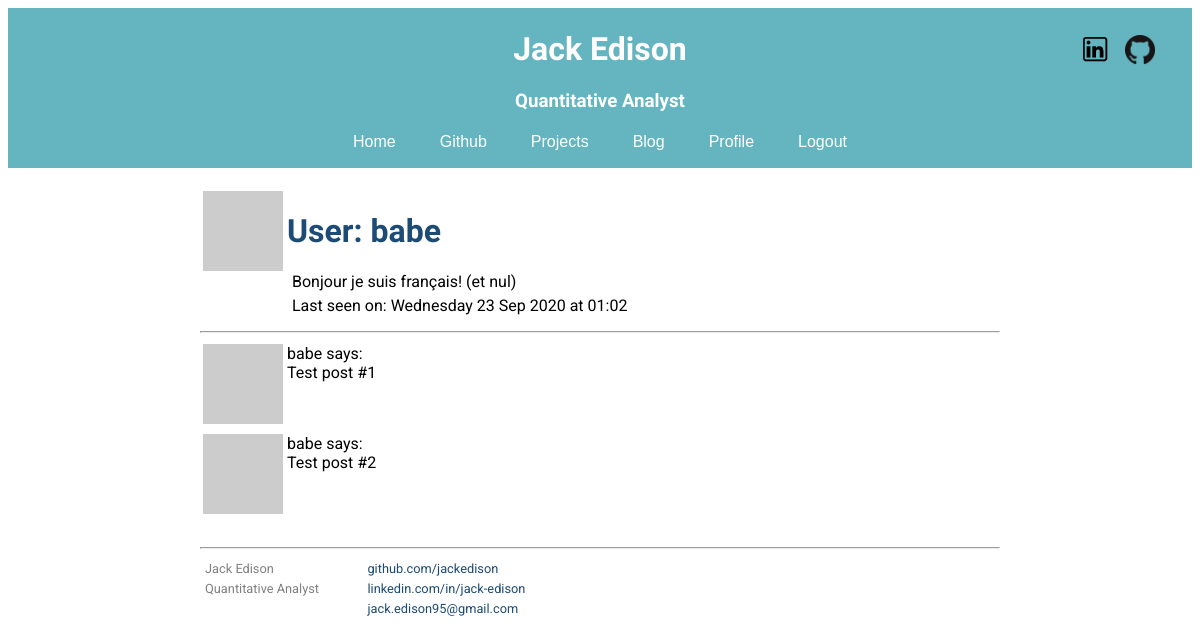
The page /user/babe (signed in) on the database as committed earlier.
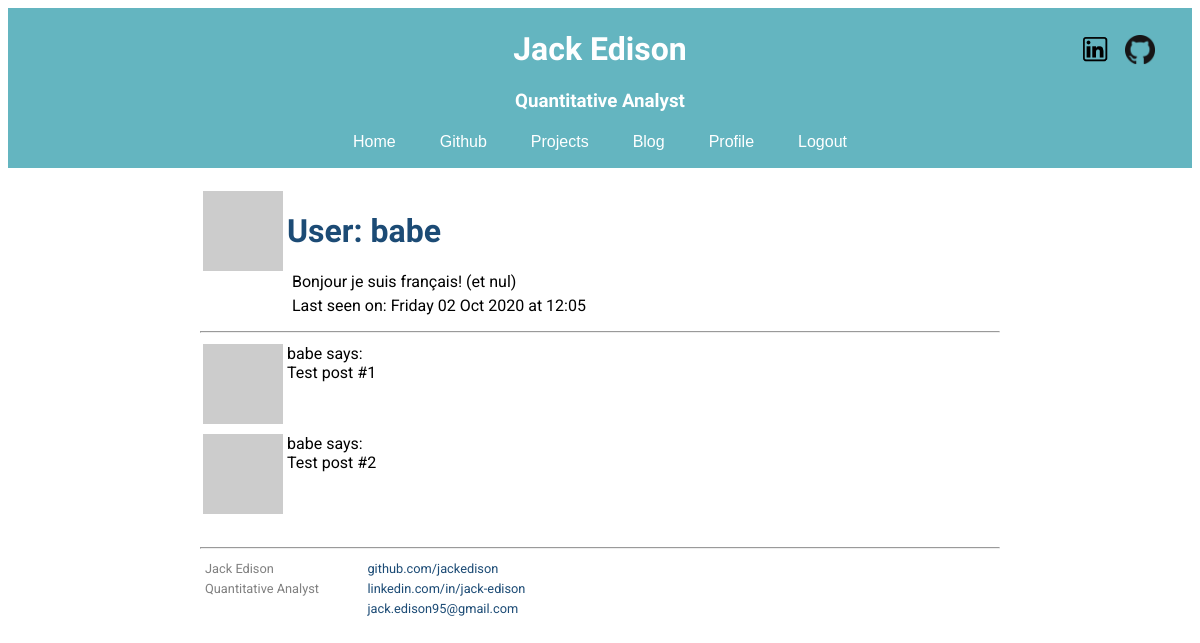
The same page on the database as committed later.
### my_package/models.py (models this page shows, shortened)
class User(UserMixin, db.Model):
    id = db.Column(db.Integer, primary_key=True)
    username = db.Column(db.String(64), index=True, unique=True)
    email = db.Column(db.String(120), index=True, unique=True)
    password_hash = db.Column(db.String(120))
    about_me = db.Column(db.String(140))
    last_seen = db.Column(db.DateTime, default=datetime.utcnow)
    posts = db.relationship('Post', backref='author', lazy='dynamic')
    def avatar(self, size):
        digest = md5(self.email.lower().encode('utf-8')).hexdigest()
        return 'https://www.gravatar.com/avatar/{}?d=identicon&s={}'.format(
            digest, size)

### my_package/routes.py (the view)
@app.route('/user/<username>')  # Dynamic <username> variable
@login_required
def user(username):
    user = User.query.filter_by(username=username).first_or_404()
    posts = [
        {'author': user, 'body': 'Test post #1'},
        {'author': user, 'body': 'Test post #2'}
    ]
    return render_template('user.html', user=user, posts=posts)

### my_package/models.py (called while the page is built)
@login.user_loader
def load_user(id):
    return User.query.get(int(id))

### my_package/routes.py (called while the page is built)
@app.before_request
def before_request():
    if current_user.is_authenticated:  # if user is logged in
        current_user.last_seen = datetime.utcnow()
        db.session.commit()

### my_package/templates/user.html (shortened to what this page needs)
{% extends "base.html" %}
{% block content %}
<div class="container">
    <table>
        <tr valign="top">
            <td><img src="{{ user.avatar(128) }}"></td>
            <td>
                <h1>User: {{ user.username }}</h1>
                {% if user.about_me %}<p>{{ user.about_me }}</p>{% endif %}
                {% if user.last_seen %}
                <p>
                    Last seen on: {{ user.last_seen.strftime('%A %d %b %Y at %H:%M') }}
                </p>
                {% endif %}
            </td>
        </tr>
    </table>
    <hr>
    {% for post in posts %}
        {% include '_post.html' %}
    {% endfor %}
</div>
{% endblock %}

### my_package/templates/_post.html
<table>
    <tr valign="top">
        <td><img src="{{ post.author.avatar(36) }}"></td>
        <td>{{ post.author.username }} says:<br>{{ post.body }}</td>
    </tr>
</table>

Rows that differ between the two databases and show on the page:
changed User "babe": last_seen "Wednesday 23 Sep 2020 at 01:02" → "Friday 02 Oct 2020 at 12:05"
